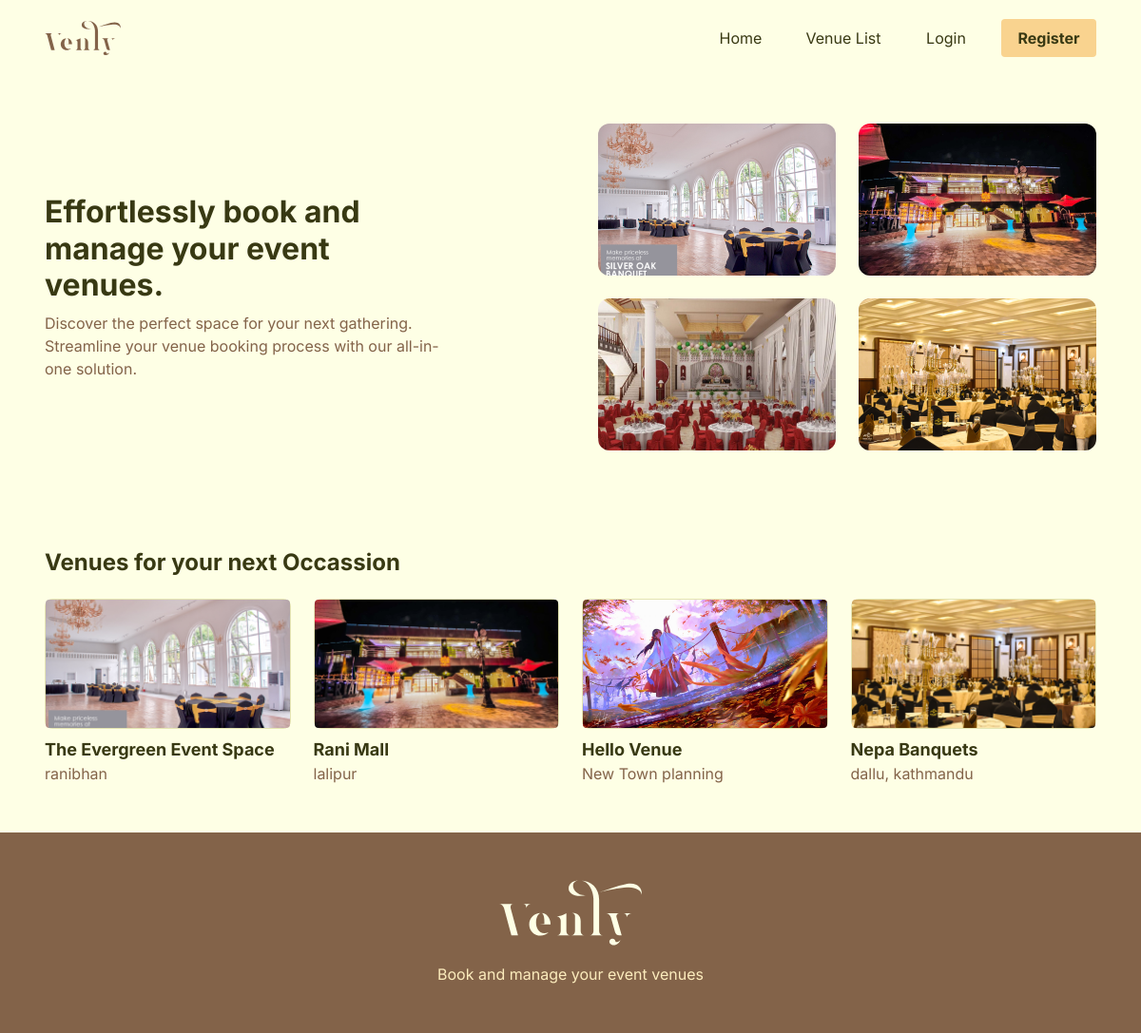
The page / on the database its author committed.
### tables this page shows
CREATE TABLE IF NOT EXISTS `venue` (
  `id` int NOT NULL AUTO_INCREMENT,
  `name` varchar(255) NOT NULL,
  `about` text NOT NULL,
  `facility` varchar(255) NOT NULL,
  `location` varchar(255) NOT NULL,
  `email` varchar(255) NOT NULL,
  `no_of_person` int NOT NULL,
  `service_price` decimal(10,2) NOT NULL,
  `food_price` decimal(10,2) NOT NULL,
  `map_link` text,
  `img_path` varchar(255) NOT NULL,
  PRIMARY KEY (`id`)
);

### index.php (the view, shortened to what this page needs)
<?php include 'inc/header.php' ?>
<div class="container">
    <main class="sc-wrapper">
        <div
            class="headline-wrapper d-flex flex-column row-gap-4 flex-md-row justify-content-between align-items-center">
            <div class="left-wrapper">
                <h1 class="text-32 fw-bold color-primary-800">
                    Effortlessly book and manage your event venues.
                </h1>
                <div class="description text-16 color-primary-700">
                    Discover the perfect space for your next gathering. Streamline your venue booking process with our
                    all-in-one
                    solution.
                </div>
            </div>
            <div class="right-wrapper">
                <div class="row">
                    <div class="col-wrapper col-6 col-sm-3 col-md-6">
                        <figure>
                            <img class="crounded-12" src="./images/image-1.png" alt="images/image-1">
                        </figure>
                    </div>
                    <div class="col-wrapper col-6 col-sm-3 col-md-6">
                        <figure>
                            <img class="crounded-12" src="./images/image-2.png" alt="images/image-1">
                        </figure>
                    </div>
                    <div class="col-wrapper col-6 col-sm-3 col-md-6">
                        <figure>
                            <img class="crounded-12" src="./images/image-3.png" alt="images/image-1">
                        </figure>
                    </div>
                    <div class="col-wrapper col-6 col-sm-3 col-md-6">
                        <figure>
                            <img class="crounded-12" src="./images/image-4.png" alt="images/image-1">
                        </figure>
                    </div>
                </div>
            </div>
        </div>
    </main>
    <section class="sc-birthday sc-wrapper">
        <div class="sc-title fw-bold color-primary-800 text-24">Venues for your next Occassion</div>
        <div class="birthday-place-wrapper">
            <div class="row row-gap-4">
                <?php
                include("backend/db.php");
                $sql = "SELECT id, name, location, img_path FROM venue limit 4";
                $result = $conn->query($sql);
                if ($result->num_rows > 0) {
                    while ($row = $result->fetch_assoc()) {
                        ?>
                        <div class="col-12 col-md-6 col-lg-3">
                            <a href="detail.php?id=<?php echo $row['id']; ?>" class="d-block">
                                <figure class="image-wrapper mb-2">
                                    <img class="crounded-4"
                                        src="<?php echo isset($row['img_path']) && !empty($row['img_path']) ? $row['img_path'] : 'images/image-1.png'; ?>"
                                        alt="<?php echo isset($row['img_path']) && !empty($row['img_path']) ? $row['img_path'] : '/images/image-1.png'; ?>">
                                </figure>
                                <div class="title fw-bold text-18 color-primary-800"><?php echo $row['name']; ?></div>
                                <div class="location text-16 color-primary-700"><?php echo $row['location']; ?></div>
                            </a>
                        </div>
                        <?php
                    }
                } else {
                    echo "0 results";
                }
                ?>
            </div>
        </div>
    </section>
</div>
<?php include 'inc/footer.php' ?>

### inc/header.php (shortened to what this page needs)
<!DOCTYPE html>
<html lang="en">
<head>
    <link rel="stylesheet" href="dist/css/vendor.css">
    <link rel="stylesheet" href="dist/css/themes.css">
</head>
<body>
    <nav class="d-flex align-items-center">
        <div class="container">
            <div class="d-flex justify-content-between align-items-center w-100">
                <a href="index.php">
                    <figure class="logo">
                        <img src="./images/logo.svg" alt="logo">
                    </figure>
                </a>
                <div class="nav_items_wrapper d-none d-md-flex d-flex justify-content-end">
                    <div class="nav-wrapper d-flex gap-2">
                        <a href="index.php" class="nav-item color-primary-800">Home</a>
                        <a href="list.php" class="nav-item color-primary-800">Venue List</a>
                        <?php
                        if (!isset($_SESSION['isAuthenticated'])) {
                            echo '<a href="login.php" class="nav-item color-primary-800">Login</a>';
                            echo '<a href="register.php" class="nav-item fw-bold color-primary-800 bg-primary-600">Register</a>';
                        }
                        ?>
                    </div>
                </div>
            </div>
        </div>
    </nav>

### inc/footer.php (shortened to what this page needs)
<footer class="bg-primary-700 d-flex flex-column justify-content-center align-items-center">
    <figure class="logo-white mx-auto">
        <img src="images/logo-white.svg" alt="logo-white">
    </figure>
    <div class="text-16 text-center color-primary-500">Book and manage your event venues</div>
</footer>
</body>
</html>

### rows shown on the page
venue: img_path (picture), name "The Evergreen Event Space", location "ranibhan"
venue: img_path (picture), name "Rani Mall", location "lalipur"
venue: img_path (picture), name "Hello Venue", location "New Town planning"
venue: img_path (picture), name "Nepa Banquets", location "dallu, kathmandu"
